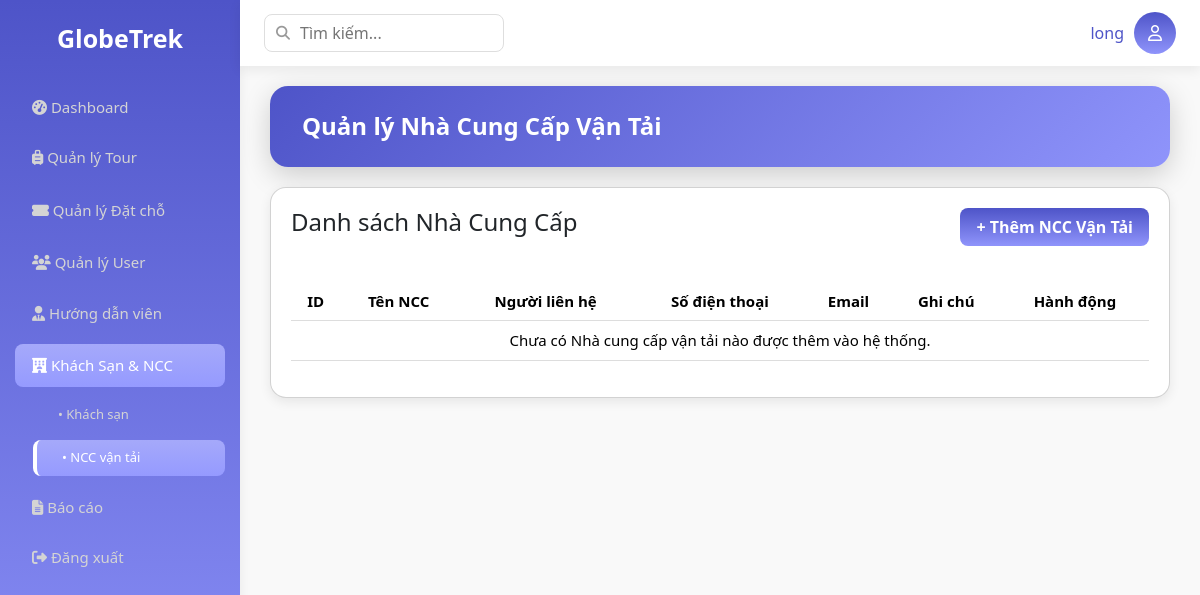
Page /Base/?action=list-supplier (signed in) on the earlier database version.
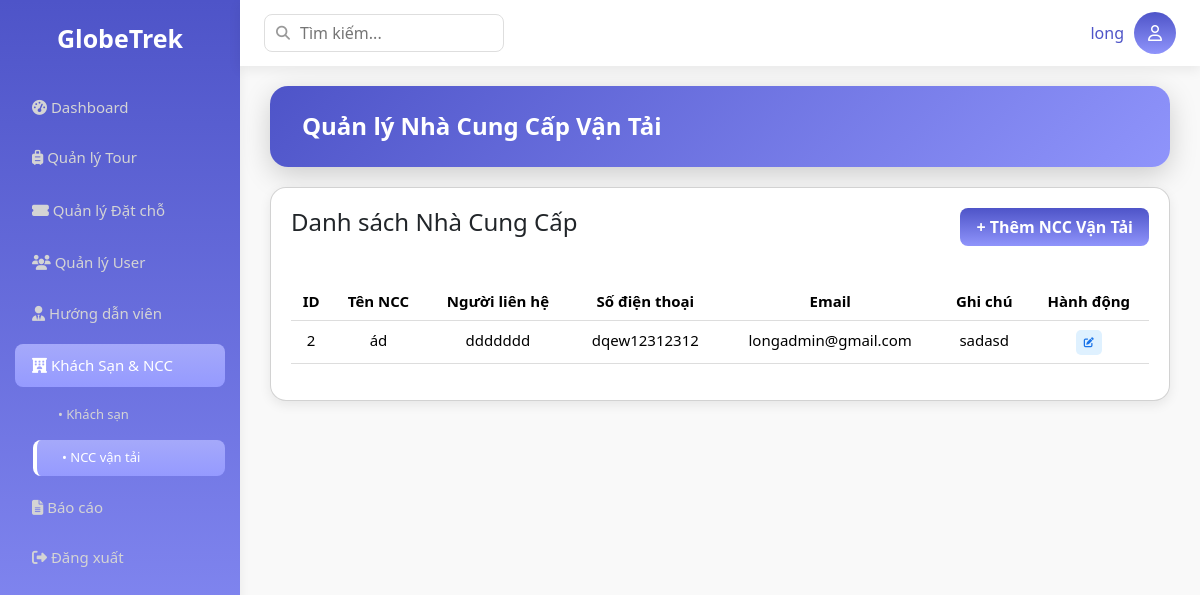
Same page on the later database version.
### tables this page shows
CREATE TABLE `transport_suppliers` (
  `id` int NOT NULL,
  `supplier_name` varchar(150) NOT NULL COMMENT 'Tên công ty vận tải',
  `contact_person` varchar(100) DEFAULT NULL COMMENT 'Người liên hệ chính',
  `phone` varchar(20) DEFAULT NULL,
  `email` varchar(100) DEFAULT NULL,
  `details` text COMMENT 'Ghi chú về đội xe, hợp đồng',
  `created_at` timestamp NULL DEFAULT CURRENT_TIMESTAMP
);

### Base/controllers/TransportSupplierController.php (called while the page is built, shortened)
<?php
class TransportSupplierController
{
    public function listSupplier()
    {
        $model = new TransportSupplierModel();
        $listSuppliers = $model->getList();
        require_once PATH_VIEW . 'main.php';
    }
}

### Base/index.php (called while the page is built, shortened)
<?php
spl_autoload_register(function ($class) {
    $fileName = "$class.php";
    $fileModel              = PATH_MODEL . $fileName;
});
require_once './routes/index.php';

### Base/models/BaseModel.php (called while the page is built, shortened)
<?php
class BaseModel
{
    protected $pdo;
    public function __construct()
    {
        $dsn = sprintf('mysql:host=%s;port=%s;dbname=%s;charset=utf8', DB_HOST, DB_PORT, DB_NAME);
        try {
            $this->pdo = new PDO($dsn, DB_USERNAME, DB_PASSWORD, DB_OPTIONS);
        } catch (PDOException $e) {
            die("Kết nối cơ sở dữ liệu thất bại: {$e->getMessage()}. Vui lòng thử lại sau.");
        }
    }
    public function __destruct()
    {
        $this->pdo = null;
    }
    public function getConnection()
    {
        return $this->pdo;
}
}

### Base/models/TransportSupplierModel.php (called while the page is built, shortened)
<?php
class TransportSupplierModel extends BaseModel
{
    public $pdo;
    public $table = "transport_suppliers";
    public function __construct()
    {
        $baseModel = new BaseModel();
        $this->pdo = $baseModel->getConnection();
    }
    public function getList()
    {
        $sql = "SELECT * FROM {$this->table} ORDER BY supplier_name ASC";
        $stmt = $this->pdo->prepare($sql);
        $stmt->execute();
        return $stmt->fetchAll();
    }
}

### Base/views/admin/transport/list-supplier.php (the view)
<?php include PATH_VIEW . 'layout/header.php'; ?>
<div class="main">
    <h2>Quản lý Nhà Cung Cấp Vận Tải</h2>
    <div class="card">
        <div class="toph4">
            <h4>Danh sách Nhà Cung Cấp</h4>
            <a href="<?= BASE_URL ?>?action=create-supplier" class="btn btn-nut">+ Thêm NCC Vận Tải</a>
        </div>
        <table class="table">
            <thead>
                <tr>
                    <th>ID</th>
                    <th>Tên NCC</th>
                    <th>Người liên hệ</th>
                    <th>Số điện thoại</th>
                    <th>Email</th>
                    <th>Ghi chú</th>
                    <th>Hành động</th>
                </tr>
            </thead>
            <tbody>
                <?php if (!empty($listSuppliers)): ?>
                    <?php foreach ($listSuppliers as $supplier): ?>
                        <tr>
                            <td><?= $supplier['id'] ?></td>
                            <td><?= $supplier['supplier_name'] ?? '' ?></td>
                            <td><?= $supplier['contact_person'] ?? '' ?></td>
                            <td><?= $supplier['phone'] ?? '' ?></td>
                            <td><?= $supplier['email'] ?? '' ?></td>
                            <td style="max-width: 200px; overflow: hidden; text-overflow: ellipsis; white-space: nowrap;">
                                <?= $supplier['details'] ?? '' ?>
                            </td>
                            <td>
                                <a href="<?= BASE_URL ?>?action=update-supplier&id=<?= $supplier['id'] ?>" class="btn edit"><i class="fas fa-edit"></i> </a>
                            </td>
                        </tr>
                    <?php endforeach; ?>
                <?php else: ?>
                    <tr>
                        <td colspan="7" style="text-align:center;">Chưa có Nhà cung cấp vận tải nào được thêm vào hệ thống.</td>
                    </tr>
                <?php endif; ?>
            </tbody>
        </table>
    </div>
</div>
<?php include PATH_VIEW . 'layout/footer.php'; ?>

Differences in the rows shown:
added transport_suppliers: id "2", supplier_name "ád", contact_person "ddddddd", phone "dqew12312312", email "longadmin@gmail.com", details "sadasd"
Other differences:
text no longer shown: "Chưa có Nhà cung cấp vận tải nào được thêm vào hệ thống."
